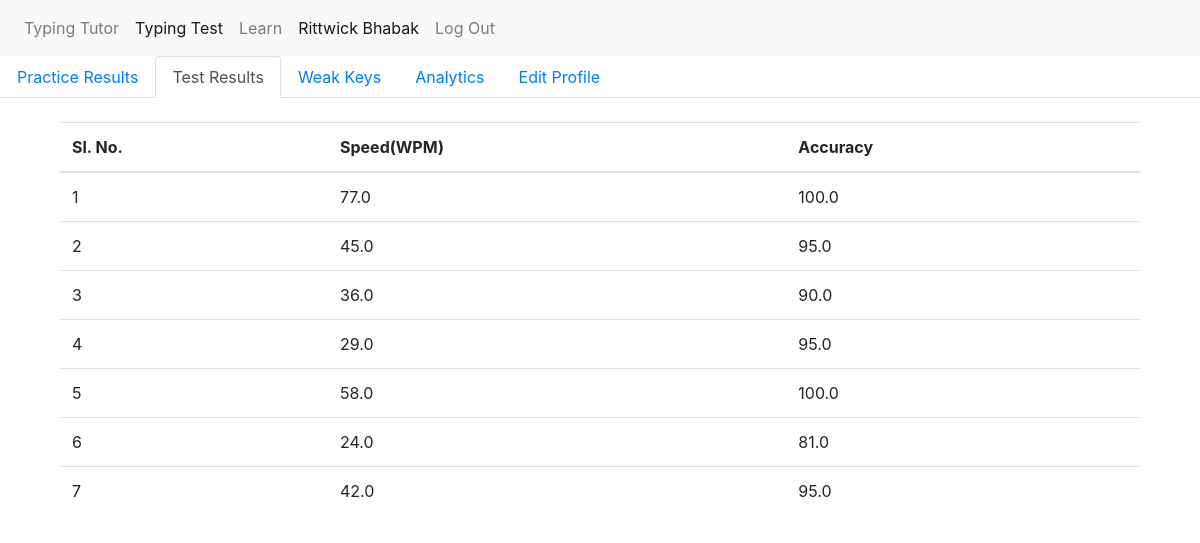
The page /dashboard/test-results (signed in) on the database its author committed.
### myproject/models.py (models this page shows, shortened)
class User(db.Model,UserMixin):
    __tablename__ = 'users'
    id = db.Column(db.Integer, primary_key=True)
    name = db.Column(db.String(64))
    email = db.Column(db.String(64))
    username = db.Column(db.String(64))
    password_hash = db.Column(db.String(128))
    avgSpeed = db.Column(db.Integer)
    level = db.Column(db.Integer)
    weakKeys = db.Column(db.String)

class TestResults(db.Model):
    id = db.Column(db.Integer, primary_key=True)
    user_id = db.Column(db.Integer)
    speed = db.Column(db.Float)
    accuracy = db.Column(db.Float)

### app.py (the view)
@app.route('/dashboard/test-results')
@login_required
def testresults():
    user_id = session['current_user_id_typemaster']
    testresults = TestResults.query.filter_by(user_id=user_id)
    result = []
    for ind,r in enumerate(testresults):
        result.append([ind+1,r.speed,r.accuracy])
    return render_template('logtestresults.html', result = result)

### myproject/models.py (called while the page is built)
@login_manager.user_loader
def load_user(user_id):
    return User.query.get(user_id)

### myproject/templates/logtestresults.html
{% extends "dashboardbase.html" %}
{% block activetest %} active {% endblock %}
{% block dashboarditems %}
<div class="container my-4 mydiv" id="practice-div">
    <table class="table">
        <thead>
            <tr>
                <th scope="col">Sl. No.</th>
                <th scope="col">Speed(WPM)</th>
                <th scope="col">Accuracy</th>
            </tr>
        </thead>
        <tbody>
            {% for r in result %}
            <tr>
                <td>{{r[0]}}</td>
                <td>{{r[1]}}</td>
                <td>{{r[2]}}</td>
            </tr>
            {% endfor %}
        </tbody>
    </table>
</div>
{% endblock %}

### myproject/templates/dashboardbase.html
{% extends "base.html" %}
{% block activeusername %} active {% endblock %}
{% block body %}
<ul class="nav nav-tabs">
    <li class="nav-item">
        <a class="nav-link {% block activepractice %} {% endblock %}" id="practice" href="{{url_for('dashboard')}}">Practice Results</a>
    </li>
    <li class="nav-item">
        <a class="nav-link {% block activetest %} {% endblock %}" id="test" href="{{url_for('testresults')}}">Test Results</a>
    </li>
    <li class="nav-item">
        <a class="nav-link {% block activeweakkeys %} {% endblock %}" id="weakkeys" href="{{url_for('weakkeys')}}">Weak Keys</a>
    </li>
    <li class="nav-item">
        <a class="nav-link {% block activeanalytics %} {% endblock %}" id="analytics" href="{{url_for('analytics')}}">Analytics</a>
    </li>
    <li class="nav-item">
        <a class="nav-link {% block activeeditprofile %} {% endblock %}" id="edit-profile" href="{{url_for('editprofile')}}">Edit Profile</a>
    </li>
</ul>
<div class="container my-4 mydiv" id="practice-div">
    {% block dashboarditems %} {% endblock %}
</div>
{% endblock %}

### myproject/templates/base.html (shortened to what this page needs)
<!DOCTYPE html>
<html lang="en">
<head>
  <link rel="stylesheet" href="{{ url_for('static', filename='css/bootstrap.css') }}">
  <link rel="stylesheet" href="{{ url_for('static', filename='css/base.css') }}">
</head>
<body>
  <nav class="navbar navbar-expand navbar-light bg-light">
    <div class="collapse navbar-collapse" id="navbarsExample02">
      <ul class="navbar-nav mr-auto">
        {% if current_user.is_authenticated %}
        <li class="nav-item {% block activetutor %} {% endblock %}">
          <a class="nav-link" href="{{url_for('exercise')}}">Typing Tutor <span class="sr-only">(current)</span></a>
        </li>
        {% else %}
        <li class="nav-item active">
          <a href="{{url_for('index')}}" class="nav-link">Home</a>
        </li>
        {% endif %}
        <li class="nav-item {% block activetest %} {% endblock %}">
          <a class="nav-link" href="{{url_for('typetest')}}">Typing Test</a>
        </li>
        <li class="nav-item {% block activelearn %} {% endblock %}">
          <a class="nav-link" href="#">Learn</a>
        </li>
        {% if current_user.is_authenticated %}
        <li class="nav-item {% block activeusername %} {% endblock %}">
          <a class="nav-link" href="{{url_for('dashboard')}}">{{current_user.name}}</a>
        </li>
        <li class="nav-item {% block activelogout %} {% endblock %}">
          <a class="nav-link" href="{{url_for('logout')}}">Log Out</a>
        </li>
        {% endif %}
      </ul>
    </div>
  </nav>
  {% block body %} {% endblock %}
</body>
</html>

### rows shown on the page
User: name "Rittwick Bhabak"
TestResults: id "1", speed "77.0", accuracy "100.0"
TestResults: id "2", speed "45.0", accuracy "95.0"
TestResults: id "3", speed "36.0", accuracy "90.0"
TestResults: id "4", speed "29.0", accuracy "95.0"
TestResults: id "5", speed "58.0", accuracy "100.0"
TestResults: id "6", speed "24.0", accuracy "81.0"
TestResults: id "7", speed "42.0", accuracy "95.0"
